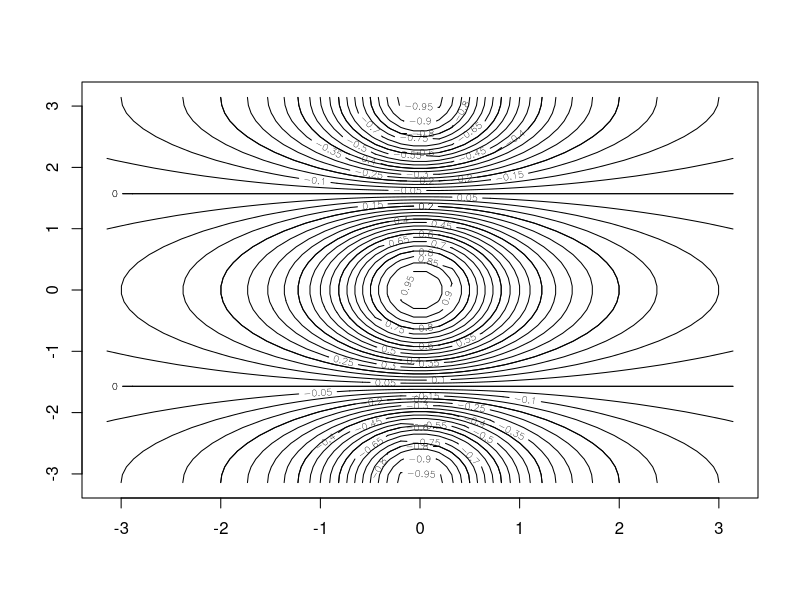
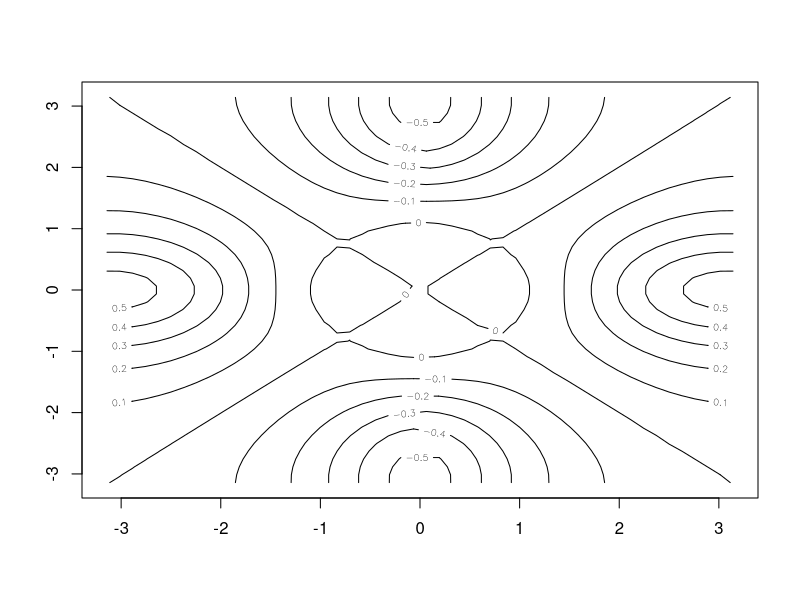

Reproduce these figures in R, in order.
x=seq(-pi,pi,length =50)
y=x 
f=outer(x,y,function(x,y)cos(y)/(1+x^2)) 
contour(x,y,f) 
contour(x,y,f,nlevels=45,add=T)
fa=(f-t(f))/2
contour(x,y,fa,nlevels=15)